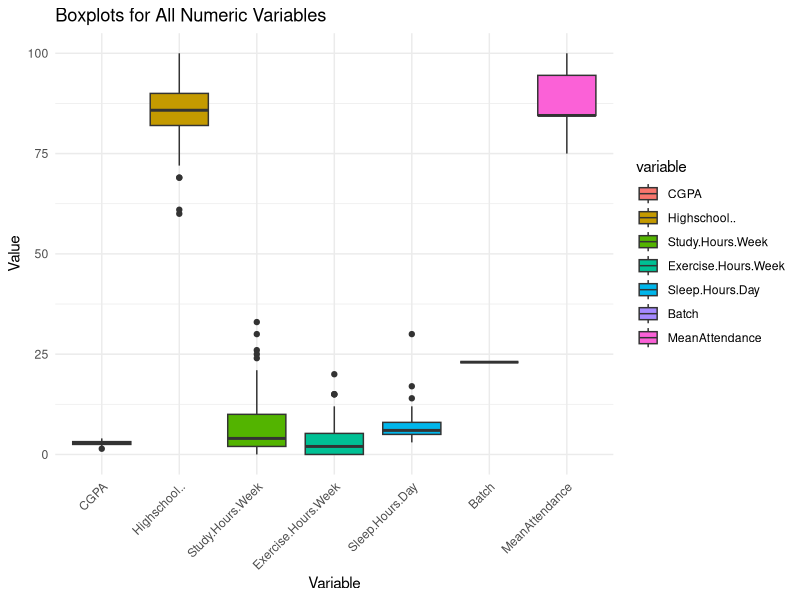

This figure's R source:
# Load necessary libraries
library(ggplot2)
library(dplyr)
library(reshape2) # For melt function

# Load the dataset from the uploaded file
data <- read.csv("processed_data.csv")

# Summary of Statistics
print(summary(data))

# Drop the Debarred column
data <- data %>% select(-Debarred)

# Select only numeric columns
numeric_data <- data %>% select_if(is.numeric)

# Reshape data into long format for ggplot
melted_data <- melt(numeric_data)

# Open a PDF device to save the plot
pdf("boxplots_numeric_variables.pdf", width = 10, height = 7)

# Create boxplots
ggplot(melted_data, aes(x = variable, y = value, fill = variable)) +
    geom_boxplot() +
    labs(title = "Boxplots for All Numeric Variables", x = "Variable", y = "Value") +
    theme_minimal() +
    theme(axis.text.x = element_text(angle = 45, hjust = 1))

# Close the PDF device
dev.off()

# Confirm the PDF was created
print("Boxplots saved to 'boxplots_numeric_variables.pdf'")

# Identify outliers
outliers <- numeric_data %>%
    summarise(across(
        everything(),
        ~ {
            Q1 <- quantile(., 0.25, na.rm = TRUE)
            Q3 <- quantile(., 0.75, na.rm = TRUE)
            IQR <- Q3 - Q1
            sum(. < (Q1 - 1.5 * IQR) | . > (Q3 + 1.5 * IQR)) # Count outliers
        },
        .names = "Outliers_in_{.col}"
    ))

print(outliers)